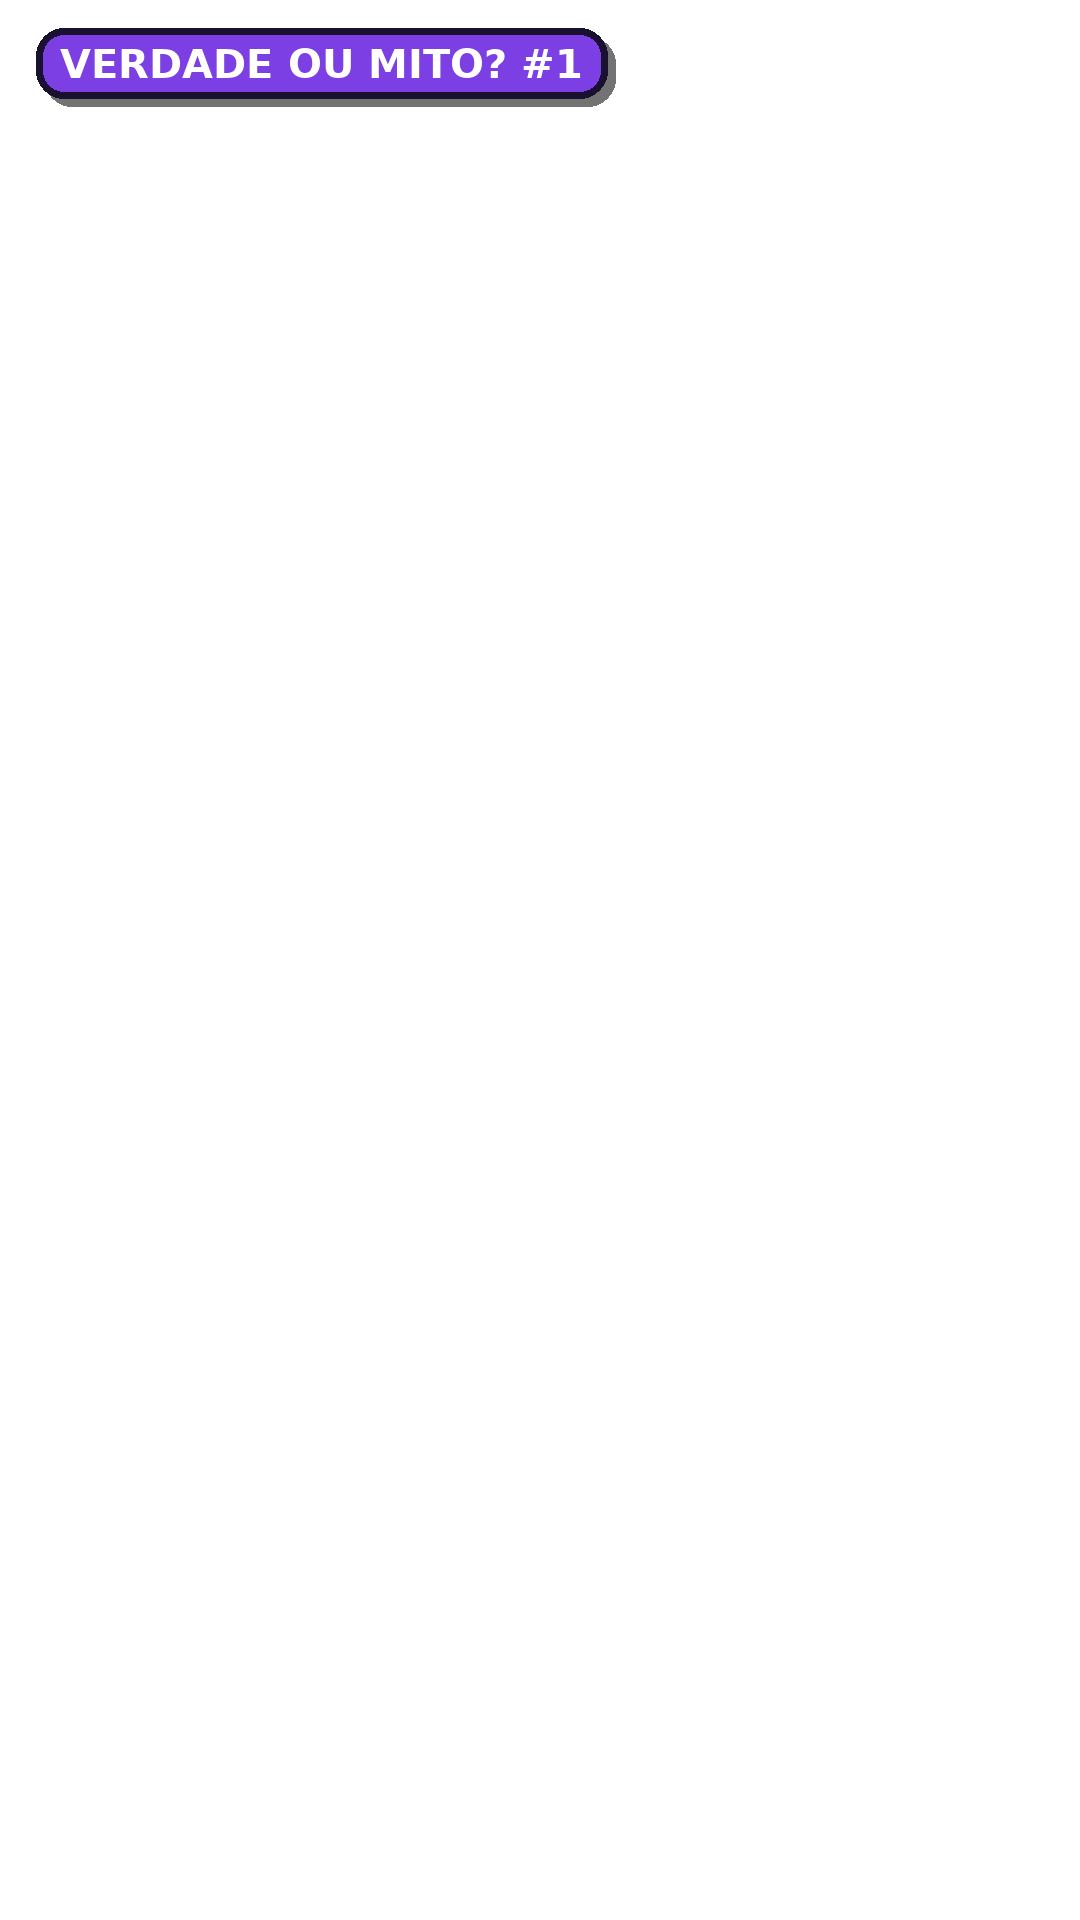

Reproduce this figure in Python.
exec(open('/home/claude/palitolandia-midia/motor/capas.py').read().split("W,K,Y,R=")[0])
from PIL import Image, ImageDraw
im=Image.new('RGBA',(1080,1920),(0,0,0,0)); d=ImageDraw.Draw(im); f=font(40); t="VERDADE OU MITO? #1"; w=d.textlength(t,font=f)
d.rounded_rectangle((44,36,44+w+48,36+70),28,fill=(0,0,0,140)); d.rounded_rectangle((36,28,36+w+48,28+70),28,fill='#7b3fe4',outline='#1a1030',width=7)
d.text((60,40),t,font=f,fill='#fff'); im.save('serie.png')
